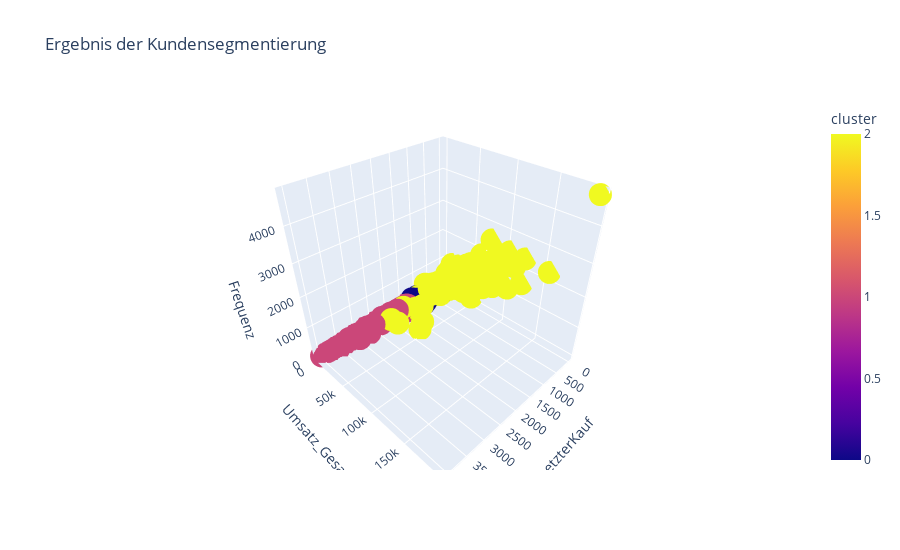

Source (notebook cell):
### Code cell
fig = px.scatter_3d(data_frame=frame, x="LetzterKauf", 
                    y="Umsatz_Gesamt", z="Frequenz", color="cluster", height=550,
                   title = "Ergebnis der Kundensegmentierung")
fig.show()

### Figure 1 — Plotly figure (JSON) as saved in the notebook; plotly's stock layout.template omitted (floating-point values rounded to 4 significant figures; data arrays with more than 128 entries replaced by an {"elided": "..."} marker saying what was removed)
{"data": [{"hovertemplate": "LetzterKauf=%{x}<br>Umsatz_Gesamt=%{y}<br>Frequenz=%{z}<br>cluster=%{marker.color}<extra></extra>", "legendgroup": "", "marker": {"color": {"elided": "25000 int values"}, "coloraxis": "coloraxis", "symbol": "circle"}, "mode": "markers", "name": "", "scene": "scene", "showlegend": false, "type": "scatter3d", "x": {"elided": "25000 int values"}, "y": {"elided": "25000 float values"}, "z": {"elided": "25000 int values"}}], "layout": {"coloraxis": {"colorbar": {"title": {"text": "cluster"}}, "colorscale": [[0, "#0d0887"], [0.1111, "#46039f"], [0.2222, "#7201a8"], [0.3333, "#9c179e"], [0.4444, "#bd3786"], [0.5556, "#d8576b"], [0.6667, "#ed7953"], [0.7778, "#fb9f3a"], [0.8889, "#fdca26"], [1, "#f0f921"]]}, "height": 550, "legend": {"tracegroupgap": 0}, "scene": {"domain": {"x": [0, 1], "y": [0, 1]}, "xaxis": {"title": {"text": "LetzterKauf"}}, "yaxis": {"title": {"text": "Umsatz_Gesamt"}}, "zaxis": {"title": {"text": "Frequenz"}}}, "title": {"text": "Ergebnis der Kundensegmentierung"}}}
